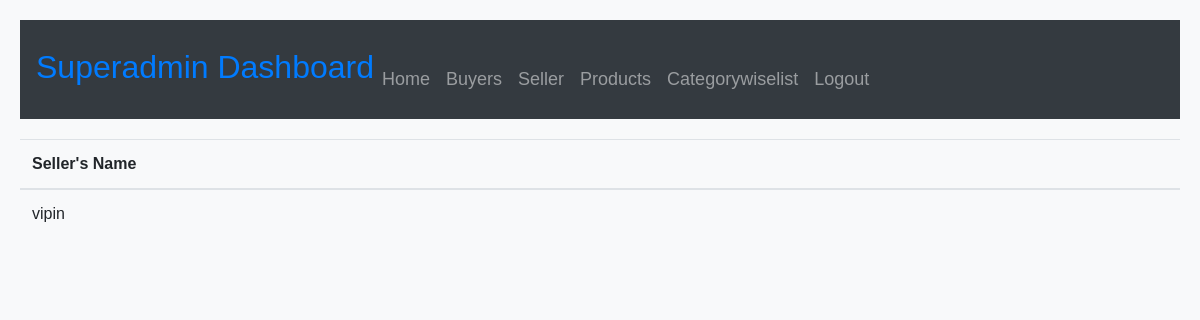
The page /superadmin/seller_list/ on the database as committed earlier.
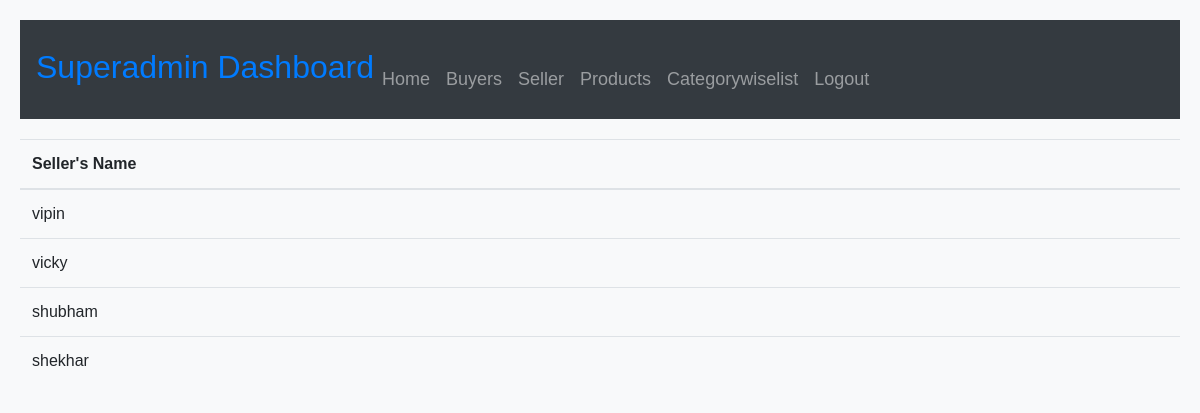
The same page on the database as committed later.
### seller/models.py (models this page shows, shortened)
class Seller(models.Model):
    seller = models.ForeignKey(User, on_delete=models.CASCADE)
    user_type = models.CharField(max_length=10, default="seller")
    seller_mobilenumber = models.CharField(max_length=15, blank=True, null=True)

### superadmin/views.py (the view)
# urls.py: path("seller_list/", views.seller_list, name="seller_list"),
def seller_list(request):
    seller = Seller.objects.all()
    return render(request, "seller_list.html", {"seller": seller})

### buyer/context_processors.py (called while the page is built)
def cart_item_count(request):
    user = request.user
    if user.is_authenticated:
        cart_item_count = 0
        cart = CartItem.objects.filter(user_id=user.id)
        for c in cart:
            cart_item_count = cart_item_count + c.quantity
    else:
        cart_item_count = 0
    return {"cart_item_count": cart_item_count}

### templates/seller_list.html (shortened to what this page needs)
<!DOCTYPE html>
<html lang="en">
<head>
    <link href="https://stackpath.bootstrapcdn.com/bootstrap/4.3.1/css/bootstrap.min.css" rel="stylesheet">
</head>
<body>
    <nav class="navbar navbar-expand-lg navbar-dark bg-dark">
        <div class="collapse navbar-collapse" id="navbarNav">
            <ul class="navbar-nav">
                <li class="nav-item">
                    <h2 class="navbar-heading">Superadmin Dashboard</h2>
                </li>
                <li class="nav-item">
                    <a class="nav-link" href="/superadmin/dashboard/">Home</a>
                </li>
                <li class="nav-item">
                    <a class="nav-link" href="#">Buyers</a>
                </li>
                <li class="nav-item">
                    <a class="nav-link" href="/superadmin/seller_list/">Seller</a>
                </li>
                <li class="nav-item">
                    <a class="nav-link" href="/superadmin/product_list/">Products</a>
                </li>
                <li class="nav-item">
                    <a class="nav-link" href="/superadmin/categorywise_productlist/">Categorywiselist</a>
                </li>
                <li class="nav-item">
                    <a class="nav-link" href="/superadmin/logout/">Logout</a>
                </li>
            </ul>
        </div>
    </nav>
    <table class="table">
        <thead>
            <tr>
                <th scope="col">Seller's Name</th>
            </tr>
        </thead>
        <tbody>
            {% for s in seller %}
            <tr>
                <td>{{ s.seller.username }}</td>
            </tr>
            {% endfor %}
        </tbody>
    </table>
</body>
</html>

Rows that differ between the two databases and show on the page:
added Seller: seller.username "vicky"
added Seller: seller.username "shubham"
added Seller: seller.username "shekhar"
